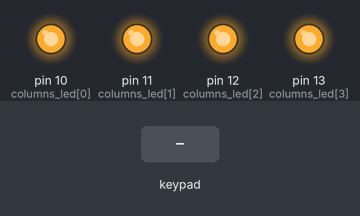
The sketch below on a simulated Arduino Uno, built with avr-gcc and run on an emulated ATmega328P. Shown: output pins drawn as LEDs (lit = HIGH). Wiring (inferred from the names in the program): 4×4 keypad with keys 1 2 3 A 4 5 6 B 7 8 9 C * 0 # D (labels assumed): rows pin 2, pin 3, pin 4, pin 5; columns pin 6, pin 7, pin 8, pin 9. The test bench sets the inputs (shaded band). Random numbers use the default seed unless the sketch sets one; pins used as bus, display or sensor lines are not drawn.

Above: at 1.5 s.
1.6 s: key '1' pressed
At 1.7 s:
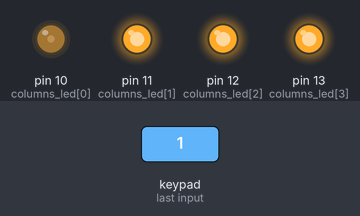
3.3 s: keypad keys 6 7 8 9 pressed 0.4 s apart
At 3.4 s:
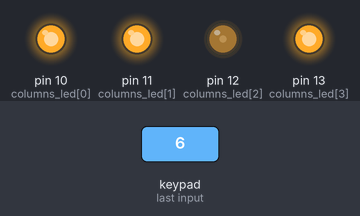
6.4 s: key '9' pressed
At 7.0 s:
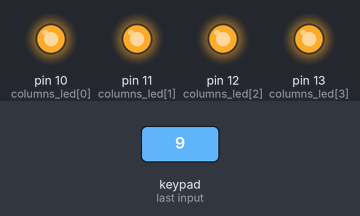
7.9 s: key 'C' pressed
At 8.0 s:
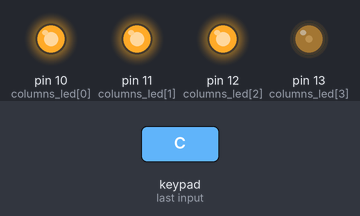
Timing chart, 0 to 10.6 s (numbered marks = the images above; inputs shaded):
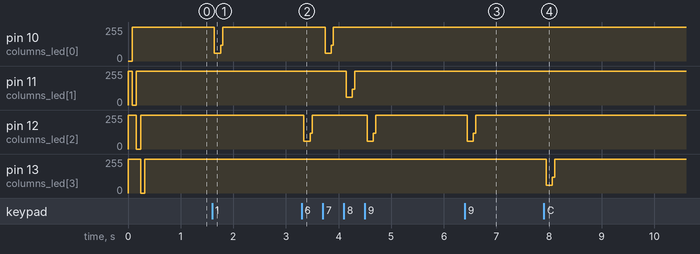

Measured:
- after the input at 1.6 s, pin 10 (columns_led[0]): 255/255 → 60/255 at once, → 255/255 0.12 s later
- after the input at 3.3 s, pin 10 (columns_led[0]): 255/255 → 60/255 after 0.44 s, → 255/255 0.12 s later; pin 11 (columns_led[1]): 255/255 → 60/255 after 0.84 s, → 255/255 0.12 s later; pin 12 (columns_led[2]): 255/255 → 60/255 at once, → 255/255 0.12 s later, → 59/255 1.1 s later, → 255/255 0.12 s later
- after the input at 6.4 s, pin 12 (columns_led[2]): 255/255 → 59/255 at once, → 255/255 0.12 s later
- after the input at 7.9 s, pin 13 (columns_led[3]): 255/255 → 59/255 at once, → 255/255 0.12 s later

The sketch:

MoneyGame.ino
```cpp
/*
 * Author: Clemens Valens (www.polyvalens.com)
 * Book: Mastering Microcontrollers Helped By Arduino
 * WWW: www.elektor.com/arduinobook
 * ISBN: 978-1-907920-23-3
 *
 * Money game
 */

const int COLUMN_MAX = 4;
const int ROW_MAX = 4;

int rows[ROW_MAX] = { 2, 3, 4, 5 };
int columns_key[COLUMN_MAX] = { 6, 7, 8, 9 };
int columns_led[COLUMN_MAX] = { 10, 11, 12, 13 };
int keys_pressed[ROW_MAX];
int secret_code[ROW_MAX];
int seed = 0;

void led_write(int r, int c, int d)
{
  digitalWrite(rows[r],HIGH);
  digitalWrite(columns_led[c],LOW);
  delay(d);
  digitalWrite(rows[r],LOW);
  digitalWrite(columns_led[c],HIGH);
}

void led_animation(int repeat)
{
  rows_initialize(OUTPUT);
  for (int n=0; n<repeat; n++)
  {
    for (int c=0; c<COLUMN_MAX; c++)
    {
      for (int r=0; r<ROW_MAX; r++)
      {
        led_write(r,c,20);
      }
    }
  }
}

void rows_initialize(int direction)
{
  for (int i=0; i<ROW_MAX; i++)
  {
    pinMode(rows[i],direction);
    if (direction==OUTPUT)
    {
      digitalWrite(rows[i],LOW);
    }
  }
}

int key_read(int r, int c)
{
  digitalWrite(columns_key[c],LOW);
  int result = digitalRead(rows[r]);
  digitalWrite(columns_key[c],HIGH);
  return result;
}

void key_read_all(void)
{
  rows_initialize(INPUT_PULLUP);
  for (int r=0; r<ROW_MAX; r++)
  {
    keys_pressed[r] = -1;
    for (int c=0; c<COLUMN_MAX; c++)
    {
      if (key_read(r,c)==LOW)
      {
        keys_pressed[r] = c;
      }
    }
  }
}

void key_show_all(void)
{
  rows_initialize(OUTPUT);
  for (int i=0; i<ROW_MAX; i++)
  {
    if (keys_pressed[i]>-1) led_write(i,keys_pressed[i],1);
  }
}

boolean code_complete(void)
{
  for (int i=0; i<ROW_MAX; i++)
  {
    if (keys_pressed[i]==-1) return false;
  }
  return true;
}

boolean code_good(void)
{
  for (int i=0; i<ROW_MAX; i++)
  {
    if (secret_code[i]!=keys_pressed[i]) return false;
  }
  return true;
}

void code_show(int period)
{
  rows_initialize(OUTPUT);
  unsigned long int t = millis();
  do
  {
    for (int i=0; i<ROW_MAX; i++)
    {
      led_write(i,secret_code[i],1);
    }
  }
  while (millis()-t<period);
}

void code_generate(int s)
{
  randomSeed(s);
  for (int i=0; i<ROW_MAX; i++)
  {
    secret_code[i] = random(COLUMN_MAX);
  }
}

void setup(void)
{
  rows_initialize(INPUT_PULLUP);

  for (int i=0; i<COLUMN_MAX; i++)
  {
    pinMode(columns_key[i],OUTPUT);
    digitalWrite(columns_key[i],HIGH);
    pinMode(columns_led[i],OUTPUT);
    digitalWrite(columns_led[i],HIGH);
  }

  led_animation(1);
}

void loop(void)
{
  seed += 1;

  key_read_all();
  key_show_all();

  if (code_complete()==true)
  {
    code_generate(seed);
    if (code_good()==false) led_animation(1);
    else led_animation(7);
    code_show(5000);
    led_animation(1);
  }
}
```
